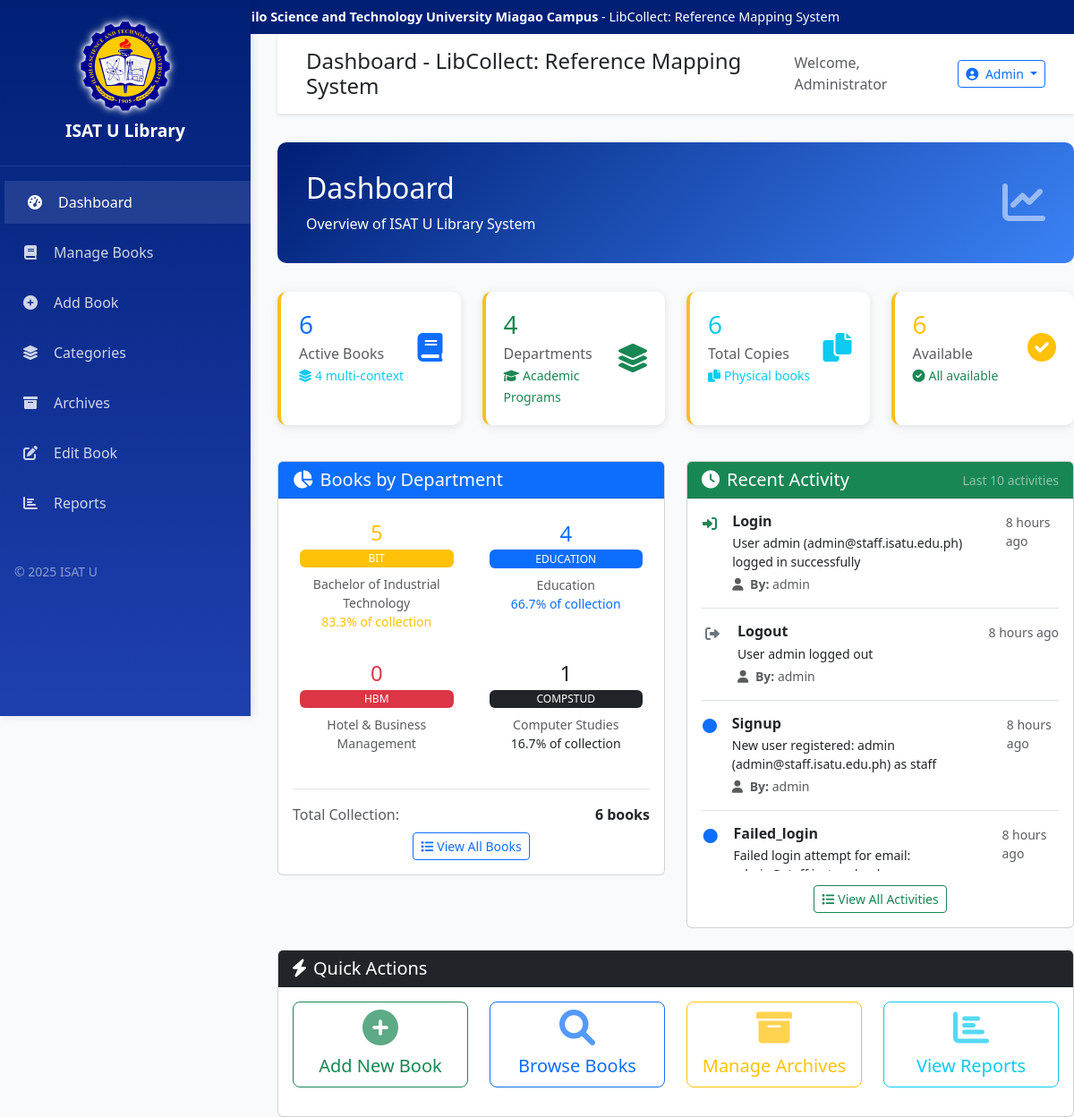
Screenshot of /index.php (signed in) with the database file from the repository.
### tables this page shows
CREATE TABLE `activity_logs` (
  `id` int(11) NOT NULL,
  `action` varchar(50) NOT NULL,
  `description` text NOT NULL,
  `book_id` int(11) DEFAULT NULL,
  `book_title` varchar(255) DEFAULT NULL,
  `category` varchar(50) DEFAULT NULL,
  `user_id` int(11) DEFAULT NULL,
  `user_name` varchar(100) DEFAULT NULL,
  `ip_address` varchar(45) DEFAULT NULL,
  `user_agent` text DEFAULT NULL,
  `created_at` timestamp NOT NULL DEFAULT current_timestamp()
);

### classes/Book.php (called while the page is built, shortened)
<?php
require_once 'ActivityLogger.php';
class Book {
    private $pdo;
    private $logger;
    public function __construct($pdo) {
        $this->pdo = $pdo;
        $this->logger = new ActivityLogger($pdo);
    }
    public function getBookStats() {
        try {
            $stats = [];
            $stmt = $this->pdo->query("SELECT COUNT(*) as total FROM books");
            $stats['total_books'] = $stmt->fetch()['total'] ?? 0;
            $stmt = $this->pdo->query("SELECT SUM(quantity) as total FROM books");
            $stats['total_copies'] = $stmt->fetch()['total'] ?? 0;
            $stmt = $this->pdo->query("SELECT COUNT(*) as total FROM books WHERE is_multi_context = 1");
            $stats['multi_context_books'] = $stmt->fetch()['total'] ?? 0;
            $stmt = $this->pdo->query("
                SELECT
                    SUBSTRING_INDEX(category, ',', 1) as primary_category,
                    COUNT(*) as count
                FROM books
                GROUP BY primary_category
                ORDER BY count DESC
            ");
            $stats['by_category'] = $stmt->fetchAll(PDO::FETCH_ASSOC);
            $stmt = $this->pdo->query("
                SELECT
                    'BIT' as category,
                    COUNT(*) as count
                FROM books
                WHERE FIND_IN_SET('BIT', category) > 0
                UNION ALL
                SELECT
                    'EDUCATION' as category,
                    COUNT(*) as count
                FROM books
                WHERE FIND_IN_SET('EDUCATION', category) > 0
                UNION ALL
                SELECT
                    'HBM' as category,
                    COUNT(*) as count
                FROM books
                WHERE FIND_IN_SET('HBM', category) > 0
                UNION ALL
                SELECT
                    'COMPSTUD' as category,
                    COUNT(*) as count
                FROM books
                WHERE FIND_IN_SET('COMPSTUD', category) > 0
            ");
            $stats['by_category_expanded'] = $stmt->fetchAll(PDO::FETCH_ASSOC);
            $stmt = $this->pdo->query("SELECT publication_year, COUNT(*) as count FROM books WHERE publication_year IS NOT NULL AND publication_year >= YEAR(NOW()) - 10 GROUP BY publication_year ORDER BY publication_year DESC");
            $stats['by_year'] = $stmt->fetchAll(PDO::FETCH_ASSOC);
            $stmt = $this->pdo->query("SELECT COUNT(*) as borrowed_books FROM borrowing WHERE status = 'borrowed'");
            $borrowedStats = $stmt->fetch();
            $stats['borrowed_books'] = $borrowedStats['borrowed_books'] ?? 0;
            $stats['available_copies'] = $stats['total_copies'] - $stats['borrowed_books'];
            return $stats;
        } catch (PDOException $e) {
            error_log("Error in getBookStats: " . $e->getMessage());
            return [
                'total_books' => 0,
                'total_copies' => 0,
                'borrowed_books' => 0,
                'available_copies' => 0,
                'multi_context_books' => 0,
                'by_category' => [],
                'by_category_expanded' => [],
                'by_year' => []
            ];
        }
    }
    public function getActivityLog($limit = 10) {
        return $this->logger->getRecentActivities($limit);
    }
}
?>

### classes/ActivityLogger.php (called while the page is built, shortened)
<?php
class ActivityLogger {
    private $pdo;
    public function __construct($pdo) {
        $this->pdo = $pdo;
    }
    public function getRecentActivities($limit = 10) {
        try {
            $sql = "SELECT * FROM activity_logs ORDER BY created_at DESC LIMIT ?";
            $stmt = $this->pdo->prepare($sql);
            $stmt->bindParam(1, $limit, PDO::PARAM_INT);
            $stmt->execute();
            return $stmt->fetchAll(PDO::FETCH_ASSOC);
        } catch (PDOException $e) {
            error_log("Failed to fetch recent activities: " . $e->getMessage());
            return [];
        }
    }
}
?>

### index.php (the view, shortened to what this page needs)
<?php
include 'includes/header.php';
include 'classes/Book.php';
$database = new Database();
$pdo = $database->connect();
$book = new Book($pdo);
$stats = $book->getBookStats();
$categoryCounts = [];
if (isset($stats['by_category_expanded']) && !empty($stats['by_category_expanded'])) {
    foreach ($stats['by_category_expanded'] as $stat) {
        $categoryCounts[$stat['category']] = $stat['count'];
    }
}
elseif (isset($stats['by_category']) && !empty($stats['by_category'])) {
    foreach ($stats['by_category'] as $stat) {
        $category = $stat['category'] ?? $stat['primary_category'] ?? 'Unknown';
        $categoryCounts[$category] = $stat['count'];
    }
}
$recentActivities = $book->getActivityLog(10);
function timeAgo($datetime) {
    $time = time() - strtotime($datetime);
    if ($time < 86400) return floor($time/3600) . ' hours ago';
    return floor($time/31536000) . ' years ago';
}
function getActivityIcon($action) {
    switch(strtolower($action)) {
        case 'login':
            return ['icon' => 'fas fa-sign-in-alt', 'color' => 'success'];
        case 'logout':
            return ['icon' => 'fas fa-sign-out-alt', 'color' => 'secondary'];
        default:
            return ['icon' => 'fas fa-circle', 'color' => 'primary'];
    }
}
?>
<div class="page-header">
    <div class="row align-items-center">
        <div class="col">
            <h1 class="h2 mb-2">Dashboard</h1>
            <p class="mb-0">Overview of ISAT U Library System</p>
        </div>
        <div class="col-auto">
            <i class="fas fa-chart-line fa-3x opacity-50"></i>
        </div>
    </div>
</div>
<div class="row mb-4">
    <div class="col-md-3 mb-3">
        <div class="stats-card">
            <div class="d-flex justify-content-between align-items-center">
                <div>
                    <h3 class="text-primary mb-1"><?php echo number_format($stats['total_books']); ?></h3>
                    <p class="text-muted mb-0">Active Books</p>
                    <?php if (isset($stats['multi_context_books']) && $stats['multi_context_books'] > 0): ?>
                        <small class="text-info">
                            <i class="fas fa-layer-group me-1"></i><?php echo $stats['multi_context_books']; ?> multi-context
                        </small>
                    <?php endif; ?>
                </div>
                <i class="fas fa-book fa-2x text-primary"></i>
            </div>
        </div>
    </div>
    <div class="col-md-3 mb-3">
        <div class="stats-card">
            <div class="d-flex justify-content-between align-items-center">
                <div>
                    <h3 class="text-success mb-1">4</h3>
                    <p class="text-muted mb-0">Departments</p>
                    <small class="text-success">
                        <i class="fas fa-graduation-cap me-1"></i>Academic Programs
                    </small>
                </div>
                <i class="fas fa-layer-group fa-2x text-success"></i>
            </div>
        </div>
    </div>
    <div class="col-md-3 mb-3">
        <div class="stats-card">
            <div class="d-flex justify-content-between align-items-center">
                <div>
                    <h3 class="text-info mb-1"><?php echo number_format($stats['total_copies']); ?></h3>
                    <p class="text-muted mb-0">Total Copies</p>
                    <small class="text-info">
                        <i class="fas fa-copy me-1"></i>Physical books
                    </small>
                </div>
                <i class="fas fa-copy fa-2x text-info"></i>
            </div>
        </div>
    </div>
    <div class="col-md-3 mb-3">
        <div class="stats-card">
            <div class="d-flex justify-content-between align-items-center">
                <div>
                    <h3 class="text-warning mb-1"><?php echo number_format($stats['available_copies']); ?></h3>
                    <p class="text-muted mb-0">Available</p>
                    <?php if (isset($stats['borrowed_books']) && $stats['borrowed_books'] > 0): ?>
                        <small class="text-warning">
                            <i class="fas fa-hand-holding me-1"></i><?php echo $stats['borrowed_books']; ?> borrowed
                        </small>
                    <?php else: ?>
                        <small class="text-success">
                            <i class="fas fa-check-circle me-1"></i>All available
                        </small>
                    <?php endif; ?>
                </div>
                <i class="fas fa-check-circle fa-2x text-warning"></i>
            </div>
        </div>
    </div>
</div>
<div class="row">
    <div class="col-md-6 mb-4">
        <div class="card">
            <div class="card-header bg-primary text-white">
                <h5 class="mb-0"><i class="fas fa-chart-pie me-2"></i>Books by Department</h5>
            </div>
            <div class="card-body">
                <div class="row text-center">
                    <?php
                    $categoryColors = [
                        'BIT' => ['color' => 'warning', 'name' => 'Bachelor of Industrial Technology'],
                        'EDUCATION' => ['color' => 'primary', 'name' => 'Education'],
                        'HBM' => ['color' => 'danger', 'name' => 'Hotel & Business Management'],
                        'COMPSTUD' => ['color' => 'dark', 'name' => 'Computer Studies']
                    ];
                    foreach ($categoryColors as $category => $info):
                        $count = isset($categoryCounts[$category]) ? $categoryCounts[$category] : 0;
                    ?>
                    <div class="col-6 mb-3">
                        <div class="category-stat p-2">
                            <h4 class="text-<?php echo $info['color']; ?> mb-1"><?php echo number_format($count); ?></h4>
                            <span class="badge bg-<?php echo $info['color']; ?> mb-2"><?php echo $category; ?></span>
                            <p class="small text-muted mb-0 px-1"><?php echo $info['name']; ?></p>
                            <?php if ($count > 0 && $stats['total_books'] > 0): ?>
                                <small class="text-<?php echo $info['color']; ?>">
                                    <?php
                                    $percentage = round(($count / $stats['total_books']) * 100, 1);
                                    echo $percentage . '% of collection';
                                    ?>
                                </small>
                            <?php endif; ?>
                        </div>
                    </div>
                    <?php endforeach; ?>
                </div>
                <div class="mt-3 pt-3 border-top">
                    <div class="d-flex justify-content-between align-items-center mb-2">
                        <span class="text-muted">Total Collection:</span>
                        <strong><?php echo number_format($stats['total_books']); ?> books</strong>
                    </div>
                    <div class="text-center">
                        <a href="views/books.php" class="btn btn-sm btn-outline-primary">
                            <i class="fas fa-list me-1"></i>View All Books
                        </a>
                    </div>
                </div>
            </div>
        </div>
    </div>
    <div class="col-md-6 mb-4">
        <div class="card">
            <div class="card-header bg-success text-white d-flex justify-content-between align-items-center">
                <h5 class="mb-0"><i class="fas fa-clock me-2"></i>Recent Activity</h5>
                <small class="text-white-50">Last 10 activities</small>
            </div>
            <div class="card-body">
                <?php if (!empty($recentActivities)): ?>
                    <div class="activity-timeline">
                        <?php foreach ($recentActivities as $activity):
                            $iconData = getActivityIcon($activity['action']);
                        ?>
                        <div class="activity-item mb-3 pb-3 border-bottom">
                            <div class="d-flex align-items-start">
                                <div class="activity-icon me-3">
                                    <i class="<?php echo $iconData['icon']; ?> text-<?php echo $iconData['color']; ?>"></i>
                                </div>
                                <div class="flex-grow-1">
                                    <div class="d-flex justify-content-between align-items-start">
                                        <div>
                                            <h6 class="mb-1 fw-bold text-capitalize"><?php echo htmlspecialchars($activity['action']); ?></h6>
                                            <p class="mb-1 small"><?php echo htmlspecialchars($activity['description']); ?></p>
                                            <?php if (!empty($activity['user_name'])): ?>
                                            <div class="small text-muted">
                                                <i class="fas fa-user me-1"></i>
                                                <strong>By:</strong> <?php echo htmlspecialchars($activity['user_name']); ?>
                                            </div>
                                            <?php endif; ?>
                                        </div>
                                        <small class="text-muted"><?php echo timeAgo($activity['created_at']); ?></small>
                                    </div>
                                </div>
                            </div>
                        </div>
                        <?php endforeach; ?>
                    </div>
                <?php endif; ?>
                <div class="text-center mt-3">
                    <a href="views/activity_logs.php" class="btn btn-sm btn-outline-success">
                        <i class="fas fa-list me-1"></i>View All Activities
                    </a>
                </div>
            </div>
        </div>
    </div>
</div>
<div class="row">
    <div class="col-12">
        <div class="card">
            <div class="card-header bg-dark text-white">
                <h5 class="mb-0"><i class="fas fa-bolt me-2"></i>Quick Actions</h5>
            </div>
            <div class="card-body">
                <div class="row text-center">
                    <div class="col-md-3 mb-3">
                        <a href="views/add-book.php" class="btn btn-outline-success btn-lg w-100">
                            <i class="fas fa-plus-circle fa-2x d-block mb-2"></i>
                            Add New Book
                        </a>
                    </div>
                    <div class="col-md-3 mb-3">
                        <a href="views/books.php" class="btn btn-outline-primary btn-lg w-100">
                            <i class="fas fa-search fa-2x d-block mb-2"></i>
                            Browse Books
                        </a>
                    </div>
                    <div class="col-md-3 mb-3">
                        <a href="views/archives.php" class="btn btn-outline-warning btn-lg w-100">
                            <i class="fas fa-archive fa-2x d-block mb-2"></i>
                            Manage Archives
                        </a>
                    </div>
                    <div class="col-md-3 mb-3">
                        <a href="views/reports.php" class="btn btn-outline-info btn-lg w-100">
                            <i class="fas fa-chart-bar fa-2x d-block mb-2"></i>
                            View Reports
                        </a>
                    </div>
                </div>
            </div>
        </div>
    </div>
</div>
<?php include 'includes/footer.php'; ?>

### rows the page displays
activity_logs: action "Login", description "User admin (admin@staff.isatu.edu.ph) logged in successfully", user_name "admin", created_at "8 hours ago"
activity_logs: action "Logout", description "User admin logged out", user_name "admin", created_at "8 hours ago"
activity_logs: action "Signup", description "New user registered: admin (admin@staff.isatu.edu.ph) as staff", user_name "admin", created_at "8 hours ago"
activity_logs: action "Failed_login", description "Failed login attempt for email:…", created_at "8 hours ago"

### other values shown
$page_title "Dashboard - LibCollect: Reference Mapping System"
$stats['total_books'] "6"
$stats['multi_context_books'] "4"
$stats['total_copies'] "6"
$stats['available_copies'] "6"
$count "5"
$category "BIT"
$info['name'] "Bachelor of Industrial Technology"
$percentage "83.3"
$count "4"
$category "EDUCATION"
$info['name'] "Education"
$percentage "66.7"
$count "0"
$category "HBM"
